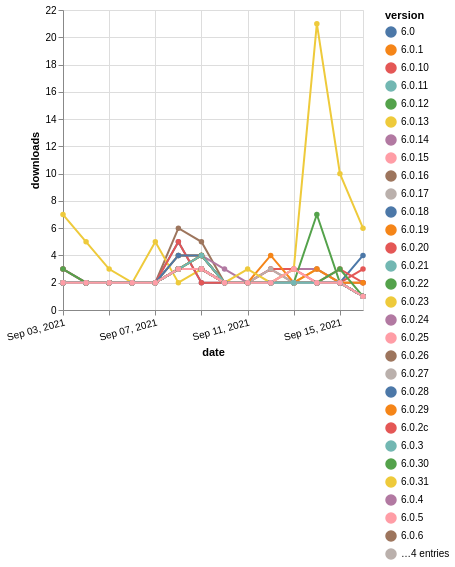

Vega-Lite specification for this chart:
### Vega-Lite specification from a JSON file in a GitHub repository (floating-point values rounded to 4 significant figures; data arrays with more than 128 entries replaced by an {"elided": "..."} marker saying what was removed)
{"$schema": "https://vega.github.io/schema/vega-lite/v5.json", "description": "A simple bar chart with embedded data.", "data": {"values": {"elided": "462 records"}}, "width": "container", "mark": {"type": "line", "point": {"filled": true}}, "encoding": {"x": {"field": "date", "type": "temporal", "timeUnit": "yearmonthdate", "title": "date", "axis": {"labelAngle": -15}}, "y": {"field": "delta", "type": "quantitative", "title": "downloads"}, "color": {"field": "version", "type": "nominal"}, "tooltip": {"field": "delta"}}}
